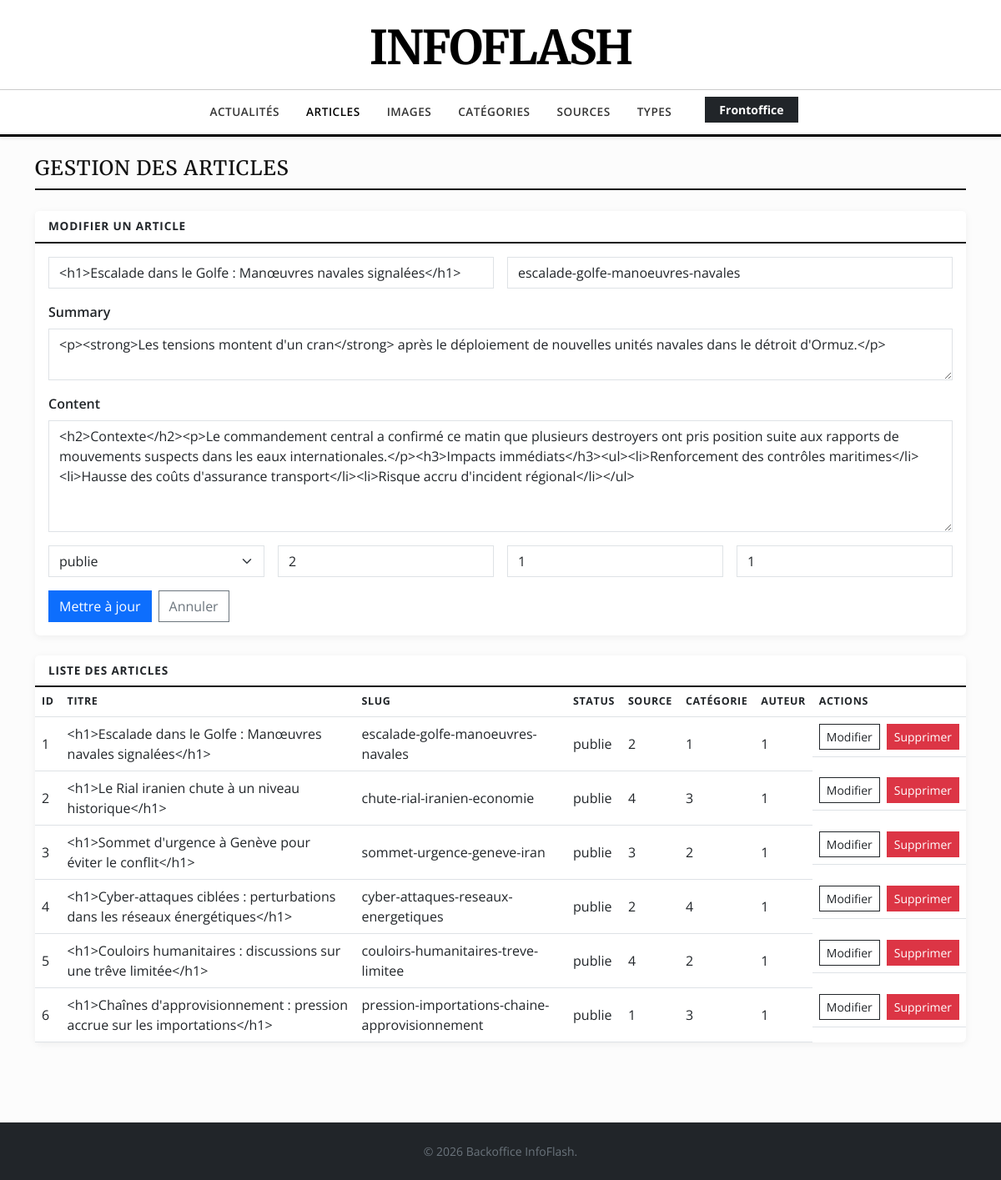
/backoffice/pages/article?edit=1, run on the app's committed database.
### tables this page shows
CREATE TABLE article (
    id INT PRIMARY KEY AUTO_INCREMENT,
    title VARCHAR(255) NOT NULL,
    slug VARCHAR(255) NOT NULL UNIQUE,  
    summary TEXT,  
    content LONGTEXT NOT NULL,
    status ENUM('brouillon', 'publie', 'archive') DEFAULT 'brouillon',
    source_id INT,
    category_id INT,
    user_id INT,  
    created_at TIMESTAMP DEFAULT CURRENT_TIMESTAMP,
    updated_at TIMESTAMP DEFAULT CURRENT_TIMESTAMP ON UPDATE CURRENT_TIMESTAMP,
    FOREIGN KEY (source_id) REFERENCES source(id) ON DELETE SET NULL,
    FOREIGN KEY (category_id) REFERENCES category_article(id) ON DELETE SET NULL,
    FOREIGN KEY (user_id) REFERENCES user(id) ON DELETE SET NULL
);

### backoffice/controllers/Article.php (called while the page is built, shortened)
<?php
include_once __DIR__ . '/../models/Article.php';
$error = $_GET['err'] ?? '';
$items = [];
try {
	$conn = getConnection();
	$stmt = $conn->prepare("SELECT * FROM article");
	$stmt->execute();
	$items = $stmt->get_result()->fetch_all(MYSQLI_ASSOC);
} catch (Throwable $exception) {
	if (empty($error)) {
		$error = $exception->getMessage();
	}
}
if (isset($_GET['edit'])) {
	$id = (int) $_GET['edit'];
	foreach ($items as $item) {
		if ((int) $item['id'] === $id) {
			$editItem = $item;
			break;
		}
	}
}

### backoffice/pages/Article.php (the view, shortened to what this page needs)
<?php
include_once '../controllers/Article.php';
function e($value) {
	return htmlspecialchars((string) $value, ENT_QUOTES, 'UTF-8');
}
$isEdit = $editItem !== null;
?>
<!DOCTYPE html>
<html lang="fr">
<head>
	<link href="https://cdn.jsdelivr.net/npm/bootstrap@5.3.0/dist/css/bootstrap.min.css" rel="stylesheet">
</head>
<body>
<header class="bg-white pt-4 pb-3">
	<div class="container text-center"><a href="index" class="text-decoration-none"><h1 class="logo-text mb-0">INFOFLASH</h1></a></div>
</header>
<nav class="navbar navbar-expand-lg navbar-light journal-header mb-4 sticky-top shadow-sm">
	<div class="container">
		<div class="collapse navbar-collapse justify-content-center" id="navbarNav">
			<ul class="navbar-nav gap-3">
				<li class="nav-item"><a class="nav-link" href="index">Actualités</a></li>
				<li class="nav-item"><a class="nav-link active" href="article">Articles</a></li>
				<li class="nav-item"><a class="nav-link" href="article-image">Images</a></li>
				<li class="nav-item"><a class="nav-link" href="category-article">Catégories</a></li>
				<li class="nav-item"><a class="nav-link" href="source">Sources</a></li>
				<li class="nav-item"><a class="nav-link" href="type-source">Types</a></li>
				<li class="nav-item ms-lg-3"><a href="../../frontoffice/" class="btn btn-sm btn-dark fw-bold px-3">Frontoffice</a></li>
			</ul>
		</div>
	</div>
</nav>
<main class="container pb-5">
	<h2 class="section-title h4">Gestion des articles</h2>
	<div class="card panel mb-4">
		<div class="card-header"><?php echo $isEdit ? 'Modifier' : 'Créer'; ?> un article</div>
		<div class="card-body">
			<form method="post" id="article-form">
				<div class="row g-3">
					<div class="col-md-6"><input class="form-control" name="title" placeholder="Title" required value="<?php echo e($editItem['title'] ?? ''); ?>"></div>
					<div class="col-md-6"><input class="form-control" name="slug" placeholder="Slug" required value="<?php echo e($editItem['slug'] ?? ''); ?>"></div>
					<div class="col-md-12">
						<label for="summary-editor" class="form-label fw-semibold">Summary</label>
						<textarea class="form-control" id="summary-editor" name="summary" placeholder="Summary" rows="2"><?php echo e($editItem['summary'] ?? ''); ?></textarea>
					</div>
					<div class="col-md-12">
						<label for="content-editor" class="form-label fw-semibold">Content</label>
						<textarea class="form-control" id="content-editor" name="content" placeholder="Content" rows="5"><?php echo e($editItem['content'] ?? ''); ?></textarea>
					</div>
					<div class="col-md-3">
						<select class="form-select" name="status" required>
							<?php $statusValue = $editItem['status'] ?? 'brouillon'; ?>
							<option value="publie" <?php echo $statusValue === 'publie' ? 'selected' : ''; ?>>publie</option>
						</select>
					</div>
					<div class="col-md-3"><input class="form-control" type="number" name="source_id" placeholder="Source ID" value="<?php echo e($editItem['source_id'] ?? ''); ?>"></div>
					<div class="col-md-3"><input class="form-control" type="number" name="category_id" placeholder="Category ID" value="<?php echo e($editItem['category_id'] ?? ''); ?>"></div>
					<div class="col-md-3"><input class="form-control" type="number" name="user_id" placeholder="User ID" value="<?php echo e($editItem['user_id'] ?? ''); ?>"></div>
				</div>
				<div class="mt-3 d-flex gap-2">
					<button class="btn btn-primary" type="submit"><?php echo $isEdit ? 'Mettre à jour' : 'Créer'; ?></button>
					<?php if ($isEdit): ?><a class="btn btn-outline-secondary" href="article">Annuler</a><?php endif; ?>
				</div>
			</form>
		</div>
	</div>
	<div class="card panel">
		<div class="card-header">Liste des articles</div>
		<div class="table-responsive">
			<table class="table table-hover align-middle mb-0">
				<thead><tr><th>ID</th><th>Titre</th><th>Slug</th><th>Status</th><th>Source</th><th>Catégorie</th><th>Auteur</th><th>Actions</th></tr></thead>
				<tbody>
				<?php foreach ($items as $item): ?>
					<tr>
						<td><?php echo e($item['id']); ?></td>
						<td><?php echo e($item['title']); ?></td>
						<td><?php echo e($item['slug']); ?></td>
						<td><?php echo e($item['status']); ?></td>
						<td><?php echo e($item['source_id']); ?></td>
						<td><?php echo e($item['category_id']); ?></td>
						<td><?php echo e($item['user_id']); ?></td>
						<td class="d-flex gap-2">
							<a class="btn btn-sm btn-outline-dark" href="?edit=<?php echo e($item['id']); ?>">Modifier</a>
							<form method="post" onsubmit="return confirm('Supprimer cet article ?');">
								<button class="btn btn-sm btn-danger" type="submit">Supprimer</button>
							</form>
						</td>
					</tr>
				<?php endforeach; ?>
				</tbody>
			</table>
		</div>
	</div>
</main>
<footer class="bg-dark text-white py-4 mt-5"><div class="container text-center"><p class="mb-0 small text-secondary">&copy; <?php echo date("Y"); ?> Backoffice InfoFlash.</p></div></footer>
</body>
</html>

### backoffice/pages/Article.php (style rules this page uses)
body { font-family: 'Open Sans', sans-serif; background-color: #fcfcfc; color: #111; }
h1, h2, h3, h4, h5, .logo-text { font-family: 'Merriweather', serif; font-weight: 700; color: #000; }
.logo-text { font-size: 3.5rem; letter-spacing: -2px; }
.journal-header { border-top: 1px solid #ccc; border-bottom: 3px solid #000; background: #fff; }
.nav-link { color: #333; font-weight: 600; text-transform: uppercase; font-size: 0.85rem; letter-spacing: 0.5px; }
.nav-link:hover, .nav-link.active { color: #b71c1c; }
.section-title { border-bottom: 2px solid #111; padding-bottom: 10px; margin-bottom: 25px; text-transform: uppercase; letter-spacing: 1px; }
.panel { border: 0; box-shadow: 0 2px 10px rgba(0,0,0,0.06); }
.panel .card-header { background: #fff; border-bottom: 2px solid #111; font-weight: 700; text-transform: uppercase; font-size: 0.85rem; letter-spacing: 0.8px; }
.table thead th { text-transform: uppercase; font-size: 0.78rem; letter-spacing: 0.6px; }
.form-control, .form-select { border-radius: 0; }
.btn { border-radius: 0; }

### data on the page
article: title "<h1>Escalade dans le Golfe : Manœuvres navales signalées</h1>", slug "escalade-golfe-manoeuvres-navales", summary "<p><strong>Les tensions montent d'un cran</strong> après le déploiement de nouvelles unités navales dans le détroit d'Ormuz.</p>", content "<h2>Contexte</h2><p>Le commandement central a confirmé ce matin que plusieurs destroyers ont pris position suite aux rapports de mouvements suspects dans les eaux internationales.</p><h3>Impacts immédiats</h3><ul><li>Renforcement des contrôles maritimes</li><li>Hausse des coûts d'assurance transport</li><li>Risque accru d'incident régional</li></ul>", status "publie", source_id "2", category_id "1", user_id "1", id "1", source "2", category "1", user "1"
article: id "2", title "<h1>Le Rial iranien chute à un niveau historique</h1>", slug "chute-rial-iranien-economie", status "publie", source "4", category "3", user "1"
article: id "3", title "<h1>Sommet d'urgence à Genève pour éviter le conflit</h1>", slug "sommet-urgence-geneve-iran", status "publie", source "3", category "2", user "1"
article: id "4", title "<h1>Cyber-attaques ciblées : perturbations dans les réseaux énergétiques</h1>", slug "cyber-attaques-reseaux-energetiques", status "publie", source "2", category "4", user "1"
article: id "5", title "<h1>Couloirs humanitaires : discussions sur une trêve limitée</h1>", slug "couloirs-humanitaires-treve-limitee", status "publie", source "4", category "2", user "1"
article: id "6", title "<h1>Chaînes d'approvisionnement : pression accrue sur les importations</h1>", slug "pression-importations-chaine-approvisionnement", status "publie", source "1", category "3", user "1"
